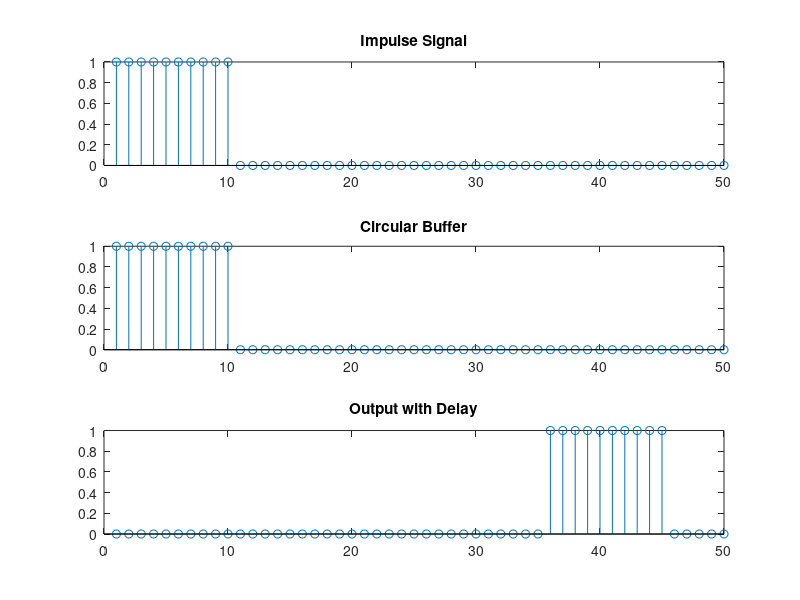

Source code (MATLAB):
%% Circular Buffer
%
% This script was adapted and referenced from Zolzer (2011), Pirkle (2019) and Tarr (2019).
% Oberon Day-West (21501990).
%%

% number of samples to write
numSamplesWrite = 50;

% Initialize an impulse signal
x = zeros(numSamplesWrite, 1);
x(1:10) = 1; % Set the first sample to 1

% buffer length
bufferLength = numSamplesWrite;

% initialise buffer
buffer = zeros(bufferLength, 1);

% initialise write pointer
writePointer = 1;

% loop over audio and intake samples
for n = 1:numSamplesWrite
    % write one sample into buffer
    buffer(writePointer) = x(n);
    
    % increment buffer index
    writePointer = writePointer + 1;

    % error check for going outside of buffer allocation
    if( writePointer == bufferLength + 1 )
        writePointer = 1; % wrap buffer writer position back to the beginning
    end
end


% delay time in samples, to demonstrate correct buffer writing/reading
numSampleDelay = 15;

% read pointer
readPointer = writePointer - numSampleDelay;

% check read pointer is not negative
if( readPointer < 1 )
    readPointer = readPointer + bufferLength;
end

% Generate the output buffer with delay
outputBuffer = circshift(buffer, -numSampleDelay);

% Plot the impulse signal, the circular buffer, and the output from the buffer
figure;
subplot(3, 1, 1);
stem(x);
title('Impulse Signal');

subplot(3, 1, 2);
stem(buffer);
title('Circular Buffer');

subplot(3, 1, 3);
stem(outputBuffer);
title('Output with Delay');